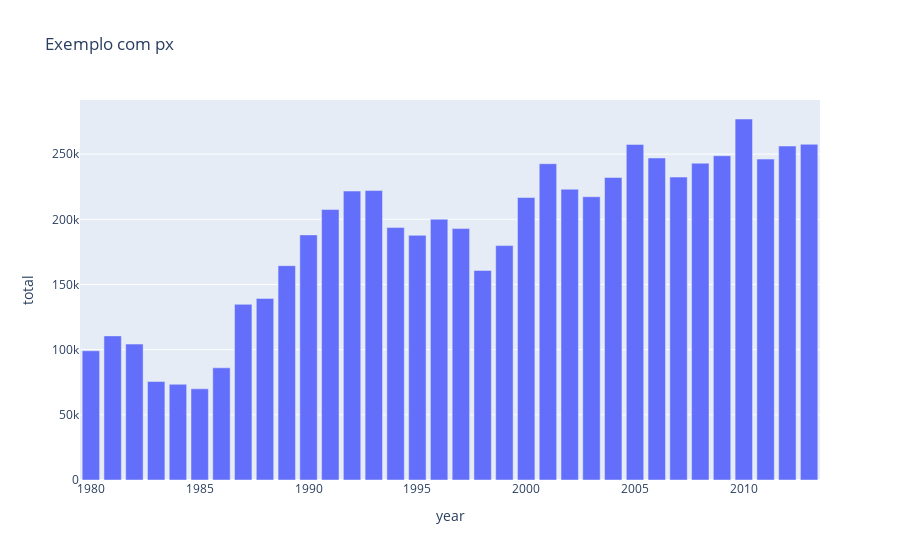

The notebook cell saved with this chart:
### Code cell
pbar = px.bar(df_total, x='year', y='total', title='Exemplo com px')
pbar.show()

### Figure 1 — Plotly figure (JSON) as saved in the notebook; plotly's stock layout.template omitted (floating-point values rounded to 4 significant figures)
{"data": [{"alignmentgroup": "True", "hovertemplate": "year=%{x}<br>total=%{y}<extra></extra>", "legendgroup": "", "marker": {"color": "#636efa"}, "name": "", "offsetgroup": "", "orientation": "v", "showlegend": false, "textposition": "auto", "type": "bar", "x": [1980, 1981, 1982, 1983, 1984, 1985, 1986, 1987, 1988, 1989, 1990, 1991, 1992, 1993, 1994, 1995, 1996, 1997, 1998, 1999, 2000, 2001, 2002, 2003, 2004, 2005, 2006, 2007, 2008, 2009, 2010, 2011, 2012, 2013], "xaxis": "x", "y": [99137, 110563, 104271, 75550, 73417, 69978, 86048, 134771, 139306, 164432, 188054, 207509, 221687, 222049, 193665, 187712, 200085, 192885, 160727, 179818, 216712, 242643, 223111, 217297, 232083, 257457, 247057, 232405, 243047, 248768, 276956, 246194, 256222, 257537], "yaxis": "y"}], "layout": {"barmode": "relative", "legend": {"tracegroupgap": 0}, "title": {"text": "Exemplo com px"}, "xaxis": {"anchor": "y", "domain": [0, 1], "title": {"text": "year"}}, "yaxis": {"anchor": "x", "domain": [0, 1], "title": {"text": "total"}}}}
